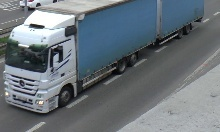
#> input picture Original_Images/BigTruck/Image_000014.jpg, 220 x 132 px; its folder holds only this picture in this run
$ jupyter execute --allow-errors Images_preprocessing.ipynb
#> lines starting #> are read from the running program, lines starting #| are printed output that depends on the picture
## **Pre-procesamiento de imágenes del dataset**

#### Para pre-procesar el dataset realizaremos lo siguiente:

1. Identificar y eliminar imágenes "faltantes" (corruptas/inaccesibles).

2. Identificar y eliminar imágenes duplicadas.

3. Identificar y descartar imágenes que tienen contraste y brillo atípico.

4. Identificar y descartar imágenes con dimensiones atípicas.

5. Identificar y descartar imágenes con resoluciones muy altas y/o bajas.

6. Redimensionar las imágenes a un estándar basado en la dimensión y resolución promedio.

7. Balancear las imágenes.

8. Normalizar las imágenes.

***

[cell 1]
# Librerías
import cv2
import os
import pandas as pd
import hashlib
import matplotlib.pyplot as plt
import numpy as np
import seaborn as sns
import shutil
import random

[cell 2]
# Directorios
Original_Images = "D:/IA/Original_Images"
Contrast_Brightness_Filtered = "D:/IA/Contrast_Brightness_Filtered"
Dimension_Filtered = "D:/IA/Dimension_Filtered"
Resolution_Filtered = "D:/IA/Resolution_Filtered"
Resized_Images = "D:/IA/Resized_Images"
Balanced_Images = "D:/IA/Balanced_Images"
Normalized_Images = "D:/IA/Normalized_Images"
folders = ['BigTruck', 'CityCar', 'MultiPurposeVehicle', 'Sedan', 'SportUtilityVehicle', 'Truck', 'Van']

[cell 3]
def contar_imagenes(folder):
    """Cuenta la cantidad de imágenes en cada subcarpeta dentro de la carpeta base."""
    conteo_imagenes = {}
    for subfolder in os.listdir(folder):
        subfolder_path = os.path.join(folder, subfolder)
        if os.path.isdir(subfolder_path):
            imagenes = [f for f in os.listdir(subfolder_path)]
            conteo_imagenes[subfolder] = len(imagenes)
    return conteo_imagenes

***

### **1. Identificar y eliminar imagenes faltantes**

#### Si el dataset contiene imágenes corruptas o inaccesibles, que no se pueden abrir, las eliminamos.

[cell 4]
def verificar_imagenes_corruptas_inaccesibles(folder_path):
#> called with folder_path = 'D:/IA/Original_Images/BigTruck'
    imagenes_validas = []
    imagenes_corruptas = []

    # Recorremos todas las imágenes en la carpeta
    for root, dirs, files in os.walk(folder_path):
        for file in files:
            file_path = os.path.join(root, file)
            # Intentamos cargar la imagen
            try:
                img = cv2.imread(file_path)
#> img is the input picture: shape (132, 220, 3); mean B, G, R 122, 115.4, 106.5
                if img is None:  # Si no se puede cargar, es corrupta
                    imagenes_corruptas.append(file_path)
                else:
                    imagenes_validas.append(file_path)
            except Exception as e:
                print(f"Error al procesar {file_path}: {e}")
                imagenes_corruptas.append(file_path)
    # Eliminamos las imágenes corruptas
    for img_corrupta in imagenes_corruptas:
        os.remove(img_corrupta)
        print(f"Imagen corrupta eliminada: {img_corrupta}")
    return imagenes_validas, imagenes_corruptas

[cell 5]
resultados = []

for folder in folders:
    folder_path = os.path.join(Original_Images, folder)
    validas, corruptas = verificar_imagenes_corruptas_inaccesibles(folder_path)
    resultados.append([folder, len(validas), len(corruptas)])
#> pass 2 of the loop `for folder in folders:`:
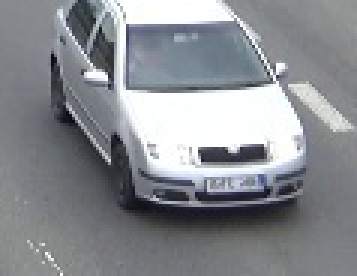
#> input picture Original_Images/CityCar/Image_000600.jpg, 119 x 92 px (shown 3 times larger)
#> in verificar_imagenes_corruptas_inaccesibles, img is the input picture: shape (92, 119, 3); mean B, G, R 144.8, 139.9, 137.1

# Mostrar tabla con resultados
df_resultados = pd.DataFrame(resultados, columns=['Clase', 'Imágenes Válidas', 'Imágenes Corruptas'])
df_resultados

#### Vemos que todas las imágenes son accesibles, por lo que no tuvimos que eliminar ninguna.

***

### **2. Identificar y eliminar imagenes duplicadas**

#### Si el dataset contiene imágenes duplicadas, las eliminamos. Para ello obtendremos el Hash de cada imágen, y los compararemos entre sí para reconocer duplicados.

[cell 6]
def generar_hash_imagen(img_path):
    hash_md5 = hashlib.md5()
    with open(img_path, 'rb') as f:
        for byte_block in iter(lambda: f.read(4096), b""):
            hash_md5.update(byte_block)
    return hash_md5.hexdigest()

[cell 7]
def eliminar_duplicados(duplicados):
    for img_path in duplicados:
        print(f"Eliminando duplicado: {img_path}")
        os.remove(img_path)

[cell 8]
def detectar_duplicados(folder_paths):
    hashes = {}
    duplicados = []
    # Recorremos las imágenes dentro de las carpetas
    for folder_path in folder_paths:
        for root, dirs, files in os.walk(folder_path):
            for file in files:
                if file.lower().endswith(('.png', '.jpg', '.jpeg')):
                    file_path = os.path.join(root, file)
                    img_hash = generar_hash_imagen(file_path)
                    # Si el hash ya existe, es un duplicado
                    if img_hash in hashes:
                        duplicados.append(file_path)
                    else:
                        hashes[img_hash] = file_path
#> pass 2 of the loop in detectar_duplicados, `for folder_path in folder_paths:`:
    if duplicados:
        print("Imágenes duplicadas encontradas:")
        for img_path in duplicados:
            print(f"  - {img_path}")
    else:
        print("No se encontraron imágenes duplicadas.")

    eliminar_duplicados(duplicados)

[cell 9]
folder_paths = [os.path.join(Original_Images, folder) for folder in folders]
detectar_duplicados(folder_paths)

#### Ya que ningún duplicado fue encontrado, no se elimina ninguna imagen.

***

### **3. Identificar y descartar imágenes que tienen contraste y brillo atípico.**

##### *3.1 Histograma de intensidad para identificar valores atípicos de contraste y brillo*

[cell 10]
def obtener_brillo_contraste(imagen):
    img_gray = cv2.cvtColor(imagen, cv2.COLOR_BGR2GRAY)
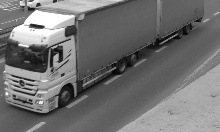
#> img_gray: shape (132, 220); min 3, max 255, mean 113.5
    brillo = np.mean(img_gray)
#> brillo = 113.5
    contraste = np.std(img_gray)
#> contraste = 49.49
#> `brillo, contraste = obtener_brillo_contraste(img)`: brillo = 113.5; contraste = 49.49
#> pass 2 of the loop `for folder in folders:`:
#> img_gray: shape (92, 119)
#> `brillo, contraste = obtener_brillo_contraste(img)`: brillo = 139.6; contraste = 57.51
    return brillo, contraste

[cell 11]
# [39 lines left out: function generar_histograma_intensidad_con_outliers, not called in this run]

[cell 12]
# Listas para almacenar los valores globales de brillo y contraste
brillos_totales = []
contrastes_totales = []

# Obtener brillo y contraste de todas las imágenes
#> (the rest of this cell did not finish here and is left out)

##### *3.2 Descartar imágenes con valores atípicos de contraste y brillo*

[cell 13]
def copiar_imagenes_filtradas_brillo_contraste():
    """Copia las imágenes que no tienen valores de brillo y/o contraste atípico
      a una nueva carpeta manteniendo la estructura de subcarpetas."""
    for folder in folders:
        source_folder = os.path.join(Original_Images, folder)
        dest_folder = os.path.join(Contrast_Brightness_Filtered, folder)

        if not os.path.exists(dest_folder):
            os.makedirs(dest_folder)

        imagenes = [f for f in os.listdir(source_folder)]

        for img_name in imagenes:
            img_path = os.path.join(source_folder, img_name)
            img = cv2.imread(img_path)

            brillo, contraste = obtener_brillo_contraste(img)
#> brillo = 113.5; contraste = 49.49

            if (limite_inferior_brillo <= brillo <= limite_superior_brillo) and (limite_inferior_contraste <= contraste <= limite_superior_contraste):
                shutil.copy(img_path, os.path.join(dest_folder, img_name))

#> (the rest of this cell did not finish here and is left out)

[cell 14]
# Número de imágenes después de descartar aquellas con brillo y contraste extremos
original_counts = contar_imagenes(Original_Images)
#> pass 2 of the loop in contar_imagenes, `for subfolder in os.listdir(folder):`:
#> (the rest of this cell did not finish here and is left out)

#> `brillo, contraste = obtener_brillo_contraste(img)`: brillo = 113.5; contraste = 49.49
#> pass 2 of the loop `for folder in folders:`:
#> `brillo, contraste = obtener_brillo_contraste(img)`: brillo = 139.6; contraste = 57.51

df = pd.DataFrame({
    "Clase": list(original_counts.keys()),
    "Originales": [original_counts.get(clase, 0) for clase in original_counts],
    "Procesadas con brillo y contraste": [processed_counts.get(clase, 0) for clase in original_counts]
})
df.loc['Total'] = df.sum(numeric_only=True)
df.loc['Total', 'Clase'] = 'Total'
df

[cell 15]
# [20 lines left out: function visualizar_histograma_brillo_contraste_actual, not called in this run]

[cell 16]
# Listas para almacenar los valores globales de brillo y contraste
brillos_totales = []
contrastes_totales = []

# Obtener brillo y contraste de todas las imágenes
#> (the rest of this cell did not finish here and is left out)

***

### **4. Identificar y descartar imágenes con dimensiones atípicas.**

##### *4.1 Boxplot de dimensiones para identificar dimensiones atípicas*

[cell 17]
def obtener_dimensiones(imagen):
    """Obtiene las dimensiones (alto, ancho) de la imagen."""
    alto, ancho = imagen.shape[:2]
#> alto = 132; ancho = 220
    return alto, ancho

[cell 18]
def visualizar_boxplot_dimensiones(images, coordenada):
    """Genera un boxplot para las dimensiones (alto y ancho) y muestra las estadísticas relevantes."""
    dimensiones_altos = []
    dimensiones_anchos = []

    # Iterar sobre cada carpeta
    for folder in folders:
        folder_path = os.path.join(images, folder)
        imagenes = [os.path.join(folder_path, f) for f in os.listdir(folder_path) if f.lower().endswith(('.png', '.jpg', '.jpeg'))]

        # Obtener las dimensiones de cada imagen
        for img_path in imagenes:
            img = cv2.imread(img_path)
            alto, ancho = obtener_dimensiones(img)
#> alto = 132; ancho = 220
            dimensiones_altos.append(alto)
            dimensiones_anchos.append(ancho)
#> pass 2 of the loop in visualizar_boxplot_dimensiones, `for folder in folders:`:
#> in visualizar_boxplot_dimensiones, `alto, ancho = obtener_dimensiones(img)`: alto = 92; ancho = 119

    # Crear un DataFrame para trabajar con seaborn
    data = pd.DataFrame({
        'Alto': dimensiones_altos,
        'Ancho': dimensiones_anchos
    })

    # Calcular estadísticas
    stats = data.describe().transpose()

    # Crear el boxplot de Seaborn
    plt.figure(figsize=(16, 8))

    # Boxplot de las dimensiones
    sns.boxplot(data=data, orient='h', palette="Set2")
    plt.title('Boxplot de Dimensiones de las Imágenes')
    plt.xlabel('Tamaño de la imagen')
    plt.ylabel('Dimensiones')

    # Imprimir estadísticas clave en las cajas al lado de los boxplots
    for i, dimension in enumerate(['Alto', 'Ancho']):
        # Coordenadas para colocar el texto
        x_pos = coordenada
        y_pos = i + 0.1

        # Establecer el texto de la estadística
        box_stats = f"Q1: {stats.loc[dimension, '25%']:.0f} px\n" + \
                    f"Mediana: {stats.loc[dimension, '50%']:.0f} px\n" + \
                    f"Q3: {stats.loc[dimension, '75%']:.0f} px\n" + \
                    f"Media: {stats.loc[dimension, 'mean']:.0f} px\n" + \
                    f"Min: {stats.loc[dimension, 'min']:.0f} px\n" + \
                    f"Max: {stats.loc[dimension, 'max']:.0f} px"


        # Dibujar el texto dentro de un rectángulo (caja)
        plt.gca().add_patch(plt.Rectangle((x_pos, y_pos), 0.2, 0.4, color="white", ec="black", lw=1))  # Caja
        plt.text(x_pos + 0.01, y_pos + 0.22, box_stats, fontsize=10, color="black", ha='left')  # Texto dentro de la caja

    plt.tight_layout()
    plt.show()

#> (the rest of this cell did not finish here and is left out)

##### *4.2 Se descartan imágenes con dimensiones atípicas*

[cell 19]
def copiar_imagenes_filtradas_dimensiones():
    """Copia las imágenes que no tienen dimensiones atípicas a una nueva carpeta
    manteniendo la estructura de subcarpetas."""

    # Definir límites para las dimensiones atípicas basados en los cuartiles
    global limite_inferior_alto, limite_superior_alto, limite_inferior_ancho, limite_superior_ancho

    # Obtener las dimensiones de todas las imágenes
    dimensiones_altos = []
    dimensiones_anchos = []

    for folder in folders:
        folder_path = os.path.join(Contrast_Brightness_Filtered, folder)
        imagenes = [os.path.join(folder_path, f) for f in os.listdir(folder_path) if f.lower().endswith(('.png', '.jpg', '.jpeg'))]

        for img_path in imagenes:
            img = cv2.imread(img_path)
            alto, ancho = obtener_dimensiones(img)
#> alto = 132; ancho = 220
            dimensiones_altos.append(alto)
            dimensiones_anchos.append(ancho)
#> pass 2 of the loop in copiar_imagenes_filtradas_dimensiones, `for folder in folders:`:
#> in copiar_imagenes_filtradas_dimensiones, `alto, ancho = obtener_dimensiones(img)`: alto = 92; ancho = 119

    # Calcular los cuartiles y el rango intercuartílico (IQR)
    q1_alto = np.percentile(dimensiones_altos, 25)
    q3_alto = np.percentile(dimensiones_altos, 75)
    iqr_alto = q3_alto - q1_alto

    q1_ancho = np.percentile(dimensiones_anchos, 25)
    q3_ancho = np.percentile(dimensiones_anchos, 75)
    iqr_ancho = q3_ancho - q1_ancho

    # Establecer límites de los valores atípicos (usando 1.5 * IQR)
    limite_inferior_alto = q1_alto - 1.5 * iqr_alto
    limite_superior_alto = q3_alto + 1.5 * iqr_alto
    limite_inferior_ancho = q1_ancho - 1.5 * iqr_ancho
    limite_superior_ancho = q3_ancho + 1.5 * iqr_ancho

    # Copiar las imágenes que no son atípicas a la nueva carpeta
    for folder in folders:
        source_folder = os.path.join(Contrast_Brightness_Filtered, folder)
        dest_folder = os.path.join(Dimension_Filtered, folder)

        if not os.path.exists(dest_folder):
            os.makedirs(dest_folder)

        imagenes = [f for f in os.listdir(source_folder)]

        for img_name in imagenes:
            img_path = os.path.join(source_folder, img_name)
            img = cv2.imread(img_path)
            alto, ancho = obtener_dimensiones(img)

            if (limite_inferior_alto <= alto <= limite_superior_alto) and (limite_inferior_ancho <= ancho <= limite_superior_ancho):
                shutil.copy(img_path, os.path.join(dest_folder, img_name))

#> (the rest of this cell did not finish here and is left out)

#> (a cell that did not finish here is left out)

processed_counts = contar_imagenes(Dimension_Filtered)

df = pd.DataFrame({
    "Clase": list(original_counts.keys()),
    "Procesadas con brillo y contraste": [original_counts.get(clase, 0) for clase in original_counts],
    "Procesadas dimensiones": [processed_counts.get(clase, 0) for clase in original_counts]
})

df.loc['Total'] = df.sum(numeric_only=True)
df.loc['Total', 'Clase'] = 'Total'

df

#> (a cell that did not finish here is left out)

#> pass 2 of the loop in visualizar_boxplot_dimensiones, `for folder in folders:`:

***

### **5. Identificar y descartar imágenes con resoluciones muy altas y/o bajas.**

##### *5.1 Histograma de resolución de imágenes para identificar imágenes con baja o alta resolución*

[cell 22]
def visualizar_histograma_resoluciones(folders):
    """Genera un histograma de las resoluciones de las imágenes y
    define los límites globales para valores atípicos."""
    global limite_inferior, limite_superior  # Permite modificar las variables globales
    resoluciones = []

    # Iterar sobre cada carpeta (clase)
    for folder in folders:
        folder_path = os.path.join(Dimension_Filtered, folder)
        imagenes = [os.path.join(folder_path, f) for f in os.listdir(folder_path) if f.lower().endswith(('.png', '.jpg', '.jpeg'))]

        # Obtener las resoluciones de cada imagen
        for img_path in imagenes:
            img = cv2.imread(img_path)
            if img is None:
                continue
            alto, ancho = obtener_dimensiones(img)
#> alto = 132; ancho = 220
            resoluciones.append(alto * ancho)  # Se usa el área de la imagen como resolución
#> pass 2 of the loop in visualizar_histograma_resoluciones, `for folder in folders:`:
#> in visualizar_histograma_resoluciones, `alto, ancho = obtener_dimensiones(img)`: alto = 92; ancho = 119

    # Calcular estadísticas: media y desviación estándar
    media = np.mean(resoluciones)
    desviacion_estandar = np.std(resoluciones)

    # Definir los límites globales
    limite_inferior = media - 1.4 * desviacion_estandar
    limite_superior = media + 2 * desviacion_estandar

    # Crear el histograma
    plt.figure(figsize=(12, 6))
    sns.histplot(resoluciones,  bins=30, color='skyblue')

    # Añadir las líneas para los outliers
    plt.axvline(limite_inferior, color='red', linestyle='--', label=f'Limite Inferior: {limite_inferior:.2f}')
    plt.axvline(limite_superior, color='green', linestyle='--', label=f'Limite Superior: {limite_superior:.2f}')

    # Etiquetas y título
    plt.title('Histograma de Resoluciones de las Imágenes')
    plt.xlabel('Resolución (pixeles)')
    plt.ylabel('Frecuencia')
    plt.legend()

    plt.tight_layout()
    plt.show()

#> (the rest of this cell did not finish here and is left out)

##### *5.2 Se descartan imágenes con resoluciones muy bajas o muy altas*

[cell 23]
def copiar_imagenes_por_resolucion(folders):
    """Copia imágenes cuya resolución esté dentro de los límites a Resolution_Filtered."""

    for folder in folders:
        source_folder = os.path.join(Dimension_Filtered, folder)
        dest_folder = os.path.join(Resolution_Filtered, folder)

        if not os.path.exists(dest_folder):
            os.makedirs(dest_folder)

        imagenes = [f for f in os.listdir(source_folder) if f.lower().endswith(('.png', '.jpg', '.jpeg'))]

        for img_name in imagenes:
            img_path = os.path.join(source_folder, img_name)
            img = cv2.imread(img_path)
            if img is None:
                continue

            alto, ancho = obtener_dimensiones(img)
#> alto = 132; ancho = 220
            resolucion = alto * ancho
#> resolucion = 29040

            # Verificar si la resolución está dentro de los límites
            if limite_inferior <= resolucion <= limite_superior:
                dest_img_path = os.path.join(dest_folder, img_name)

                if img_path != dest_img_path:  # Evitar copiar sobre sí mismo
                    shutil.copy(img_path, dest_folder)

#> (the rest of this cell did not finish here and is left out)

#> (a cell that did not finish here is left out)

processed_counts = contar_imagenes(Resolution_Filtered)

df = pd.DataFrame({
    "Clase": list(original_counts.keys()),
    "Procesadas dimensiones": [original_counts.get(clase, 0) for clase in original_counts],
    "Procesadas resolución": [processed_counts.get(clase, 0) for clase in original_counts]
})

df.loc['Total'] = df.sum(numeric_only=True)
df.loc['Total', 'Clase'] = 'Total'

df

[cell 25]
def visualizar_histograma_resoluciones_sin_outliers(folders):
    """Genera un histograma de las resoluciones de las imágenes"""

    resoluciones = []

    # Iterar sobre cada carpeta (clase)
    for folder in folders:
        folder_path = os.path.join(Resolution_Filtered, folder)
        imagenes = [os.path.join(folder_path, f) for f in os.listdir(folder_path) if f.lower().endswith(('.png', '.jpg', '.jpeg'))]

        # Obtener las resoluciones de cada imagen
        for img_path in imagenes:
            img = cv2.imread(img_path)
            if img is None:
                continue
            alto, ancho = obtener_dimensiones(img)
#> alto = 132; ancho = 220
            resoluciones.append(alto * ancho)  # Se usa el área de la imagen como resolución
#> pass 2 of the loop in visualizar_histograma_resoluciones_sin_outliers, `for folder in folders:`:
#> in visualizar_histograma_resoluciones_sin_outliers, `alto, ancho = obtener_dimensiones(img)`: alto = 92; ancho = 119

    media = np.mean(resoluciones)
    # Crear el histograma
    plt.figure(figsize=(12, 6))
    sns.histplot(resoluciones,  bins=30, color='skyblue')

    plt.axvline(media, color='orange', linestyle='--', label=f'Resolución Promedio: {media:.2f}')
    # Etiquetas y título
    plt.title('Histograma de Resoluciones de las Imágenes')
    plt.xlabel('Resolución (pixeles)')
    plt.ylabel('Frecuencia')
    plt.legend()

    plt.tight_layout()
    plt.show()

#> (the rest of this cell did not finish here and is left out)

***

### **6. Redimensionar las imágenes a un estándar**

*Considerando la mediana de 83x93 píxeles y la resolución promedio de 8200 píxeles, se decidió redimensionar las imágenes a 88x96 píxeles. Este tamaño se acerca a la mediana y mantiene la resolución promedio*

[cell 26]
NUEVO_ANCHO = 96
NUEVO_ALTO = 88

def redimensionar_imagenes(folders):
    """ Redimensiona las imágenes de cada clase a 88x96 píxeles y las guarda en una nueva carpeta. """
    for folder in folders:
        src_folder = os.path.join(Resolution_Filtered, folder)
        dest_folder = os.path.join(Resized_Images, folder)

        if not os.path.exists(dest_folder):
            os.makedirs(dest_folder)

        # Obtener todas las imágenes del directorio
        imagenes = [f for f in os.listdir(src_folder) if f.lower().endswith(('.png', '.jpg', '.jpeg'))]

        for img_name in imagenes:
            img_path = os.path.join(src_folder, img_name)
            img = cv2.imread(img_path)

            if img is not None:
                # Redimensionar la imagen
                img_resized = cv2.resize(img, (NUEVO_ANCHO, NUEVO_ALTO), interpolation=cv2.INTER_AREA)
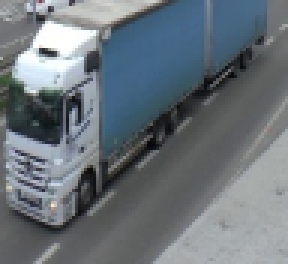
#> img_resized: shape (88, 96, 3) (shown 3 times larger); mean B, G, R 122, 115.4, 106.5

                # Guardar la imagen redimensionada
                cv2.imwrite(os.path.join(dest_folder, img_name), img_resized)
#> pass 2 of the loop in redimensionar_imagenes, `for folder in folders:`:
#> in redimensionar_imagenes, `img_resized = cv2.resize(img, (NUEVO_ANCHO, NUEVO_ALTO), interpolation..`:
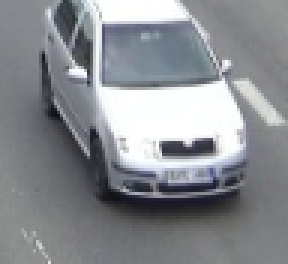
#> img_resized: shape (88, 96, 3) (shown 3 times larger); mean B, G, R 144.8, 139.9, 137.1

#> (the rest of this cell did not finish here and is left out)
